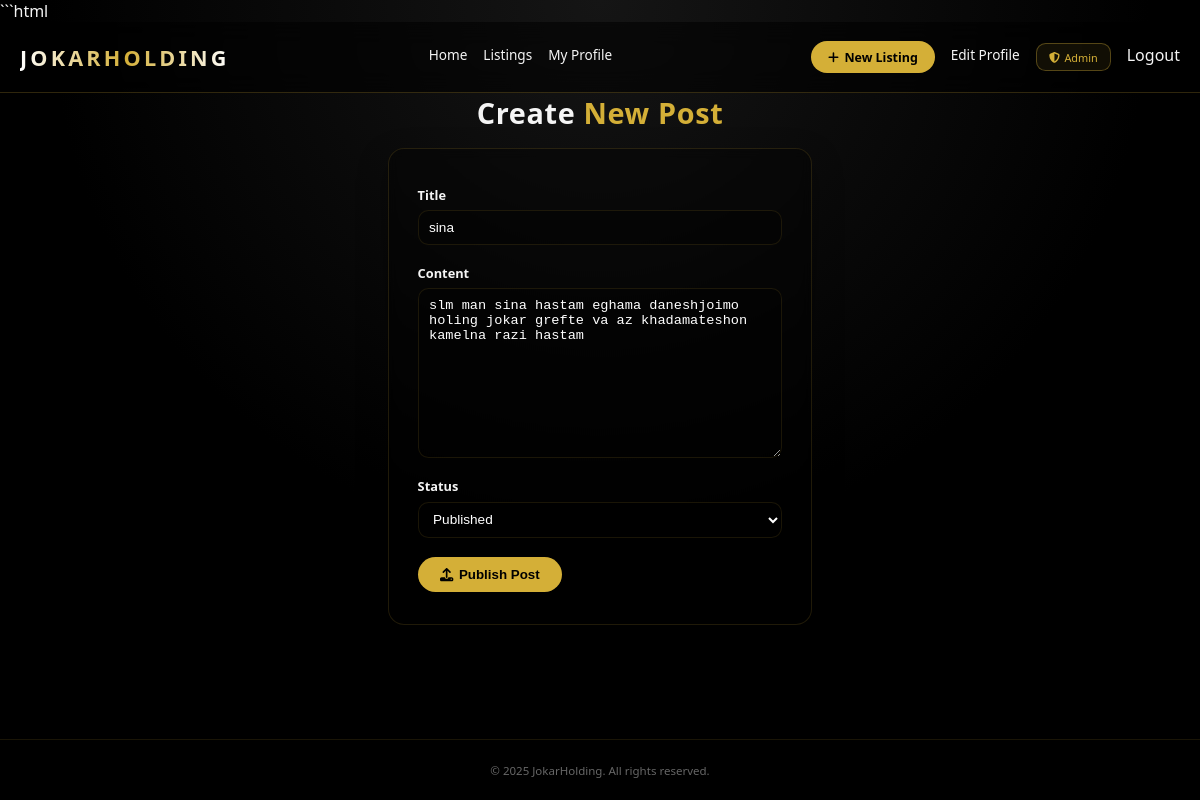
Screenshot of /blog/blog/11/update/ (signed in) with the database file from the repository.
### blog/models.py (models this page shows, shortened)
class Post(models.Model):
    PUBLISHED = 'pub'
    DRAFT     = 'drf'
    STATUS_CHOICES = [
        (PUBLISHED, 'Published'),
        (DRAFT,     'Draft'),
    ]
    title         = models.CharField(max_length=200)
    text          = models.TextField()
    author        = models.ForeignKey(
                      settings.AUTH_USER_MODEL,
                      on_delete=models.CASCADE,
                      related_name='posts'
                   )
    status        = models.CharField(
                      max_length=3,
                      choices=STATUS_CHOICES,
                      default=PUBLISHED
                   )
    date_created  = models.DateTimeField(auto_now_add=True)
    date_modified = models.DateTimeField(auto_now=True)
    class Meta:
        ordering = ['-date_created']

### blog/views.py (the view)
# urls.py: path("blog/<int:pk>/update/", PostUpdateView.as_view(), name="post_update"),
class PostUpdateView(LoginRequiredMixin,UserPassesTestMixin,generic.UpdateView):
    form_class = NewPostForm
    template_name = "blog/post_create.html"
    model = Post
    def test_func(self):
        post = self.get_object()
        return post.author == self.request.user

### blog/form.py
class NewPostForm(forms.ModelForm):
    class Meta:
        model = Post
        fields = ['title', 'text', 'status']

### blog/templates/blog/Post_create.html (shortened to what this page needs)
{% extends "_base.html" %}
{% load static %}
{% block content %}
<h1 class="page-title">Create <span class="gold">New Post</span></h1>
{% if user.is_authenticated %}
  <div class="form-shell">
    <form method="post" enctype="multipart/form-data">
      <div class="field-block">
        <label for="{{ form.title.id_for_label }}">Title</label>
        {{ form.title }}
      </div>
      <div class="field-block">
        <label for="{{ form.text.id_for_label }}">Content</label>
        {{ form.text }}
      </div>
      <div class="field-block">
        <label for="{{ form.status.id_for_label }}">Status</label>
        {{ form.status }}
      </div>
      <button type="submit" class="submit-btn">
        <i class="fas fa-upload"></i> Publish Post
      </button>
    </form>
  </div>
{% endif %}
{% endblock %}

### templates/_base.html (style rules this page uses)
:root { --gold:#d4af37;--text:#f5f5f5;--max:1200px;--trans:.25s ease }
* { margin:0;padding:0;box-sizing:border-box }
body { background:radial-gradient(circle at top,#151515 0%,#000 55%,#000 100%);color:var(--text);font-family:Montserrat,system-ui,-apple-system,BlinkMacSystemFont,"Segoe UI",sans-serif;min-height:100vh;display:flex;flex-direction:column }

### blog/templates/blog/Post_create.html (style rules this page uses)
.page-title { font-size: 1.8rem; margin-bottom: 1rem; text-align: center; letter-spacing: .04rem; }
.gold { color: #d4af37; }
.form-shell, .locked-shell { max-width: 640px; margin: 0 auto; background: rgba(0,0,0,.35); border: 1px solid rgba(212,175,55,.15); border-radius: 1rem; padding: 2.3rem 1.8rem 2rem; backdrop-filter: blur(6px); box-shadow: 0 12px 30px rgba(0,0,0,.35); }
.field-block { display: flex; flex-direction: column; gap: .4rem; margin-bottom: 1.2rem; }
.field-block label { font-size: .8rem; font-weight: 600; color: #f5f5f5; }
.dj-input, .dj-textarea, .dj-select { width: 100%; background: rgba(0,0,0,.35); border: 1px solid rgba(212,175,55,.12); border-radius: .65rem; padding: .55rem .65rem; color: #fff; font-size: .85rem; transition: border .2s ease, box-shadow .2s ease; }
.dj-textarea { min-height: 160px; resize: vertical; }
.submit-btn { background: #d4af37; color: #000; border: none; border-radius: 999px; padding: .6rem 1.4rem; font-weight: 600; display: inline-flex; align-items: center; gap: .35rem; cursor: pointer; transition: transform .2s ease, box-shadow .2s ease; }

### rows the page displays
Post: title "sina", text "slm man sina hastam eghama daneshjoimo holing jokar grefte va az khadamateshon kamelna razi hastam", status "Published"
